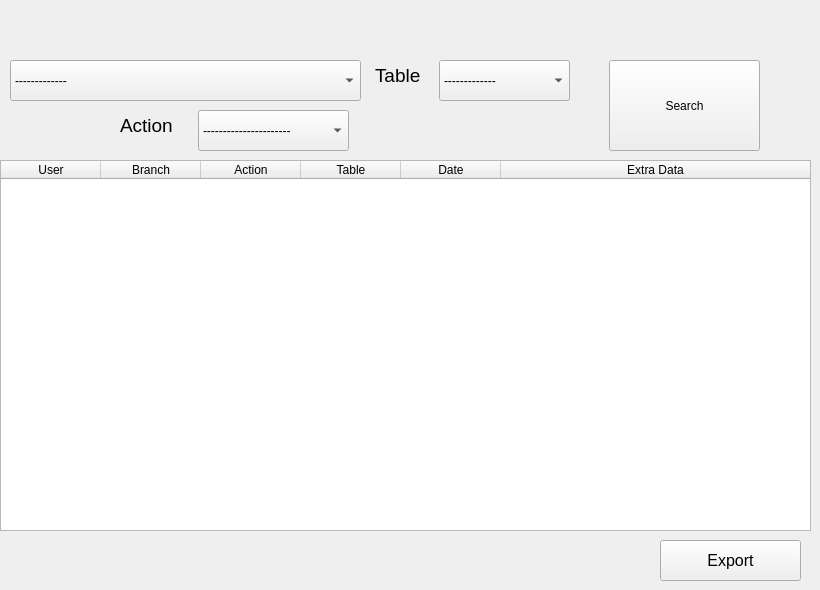
   <widget class="QWidget" name="tab_5">
    <attribute name="title">
     <string>Page</string>
    </attribute>
    <widget class="QTableWidget" name="tableWidget_3">
     <property name="geometry">
      <rect>
       <x>0</x>
       <y>160</y>
       <width>811</width>
       <height>371</height>
      </rect>
     </property>
     <attribute name="horizontalHeaderStretchLastSection">
      <bool>true</bool>
     </attribute>
     <column>
      <property name="text">
       <string>User</string>
      </property>
     </column>
     <column>
      <property name="text">
       <string>Branch</string>
      </property>
     </column>
     <column>
      <property name="text">
       <string>Action</string>
      </property>
     </column>
     <column>
      <property name="text">
       <string>Table</string>
      </property>
     </column>
     <column>
      <property name="text">
       <string>Date</string>
      </property>
     </column>
     <column>
      <property name="text">
       <string>Extra Data</string>
      </property>
     </column>
    </widget>
    <widget class="QPushButton" name="pushButton_11">
     <property name="geometry">
      <rect>
       <x>609</x>
       <y>60</y>
       <width>151</width>
       <height>91</height>
      </rect>
     </property>
     <property name="text">
      <string>Search</string>
     </property>
    </widget>
    <widget class="QComboBox" name="comboBox_8">
     <property name="geometry">
      <rect>
       <x>439</x>
       <y>60</y>
       <width>131</width>
       <height>41</height>
      </rect>
     </property>
     <item>
      <property name="text">
       <string>-------------</string>
      </property>
     </item>
     <item>
      <property name="text">
       <string>Books</string>
      </property>
     </item>
     <item>
      <property name="text">
       <string>Clients</string>
      </property>
     </item>
     <item>
      <property name="text">
       <string>Branch</string>
      </property>
     </item>
     <item>
      <property name="text">
       <string>Category</string>
      </property>
     </item>
     <item>
      <property name="text">
       <string>Daily Movements</string>
      </property>
     </item>
     <item>
      <property name="text">
       <string>History</string>
      </property>
     </item>
     <item>
      <property name="text">
       <string>Employee</string>
      </property>
     </item>
     <item>
      <property name="text">
       <string>Publisher</string>
      </property>
     </item>
     <item>
      <property name="text">
       <string>Author</string>
      </property>
     </item>
    </widget>
    <widget class="QLabel" name="label_10">
     <property name="geometry">
      <rect>
       <x>375</x>
       <y>60</y>
       <width>61</width>
       <height>31</height>
      </rect>
     </property>
     <property name="font">
      <font>
       <family>MS Shell Dlg 2</family>
       <pointsize>14</pointsize>
      </font>
     </property>
     <property name="text">
      <string>Table</string>
     </property>
    </widget>
    <widget class="QLabel" name="label_11">
     <property name="geometry">
      <rect>
       <x>120</x>
       <y>110</y>
       <width>61</width>
       <height>31</height>
      </rect>
     </property>
     <property name="font">
      <font>
       <family>MS Shell Dlg 2</family>
       <pointsize>14</pointsize>
      </font>
     </property>
     <property name="text">
      <string>Action</string>
     </property>
    </widget>
    <widget class="QComboBox" name="comboBox_9">
     <property name="geometry">
      <rect>
       <x>198</x>
       <y>110</y>
       <width>151</width>
       <height>41</height>
      </rect>
     </property>
     <item>
      <property name="text">
       <string>----------------------</string>
      </property>
     </item>
     <item>
      <property name="text">
       <string>Login</string>
      </property>
     </item>
     <item>
      <property name="text">
       <string>Logout</string>
      </property>
     </item>
     <item>
      <property name="text">
       <string>Add</string>
      </property>
     </item>
     <item>
      <property name="text">
       <string>Edit</string>
      </property>
     </item>
     <item>
      <property name="text">
       <string>Delete</string>
      </property>
     </item>
     <item>
      <property name="text">
       <string>Search</string>
      </property>
     </item>
    </widget>
    <widget class="QPushButton" name="pushButton_39">
     <property name="enabled">
      <bool>true</bool>
     </property>
     <property name="geometry">
      <rect>
       <x>660</x>
       <y>540</y>
       <width>141</width>
       <height>41</height>
      </rect>
     </property>
     <property name="font">
      <font>
       <family>Segoe UI</family>
       <pointsize>12</pointsize>
      </font>
     </property>
     <property name="text">
      <string>Export</string>
     </property>
    </widget>
    <widget class="QComboBox" name="comboBox_10">
     <property name="geometry">
      <rect>
       <x>10</x>
       <y>60</y>
       <width>351</width>
       <height>41</height>
      </rect>
     </property>
     <item>
      <property name="text">
       <string>-------------</string>
      </property>
     </item>
    </widget>
   </widget>
